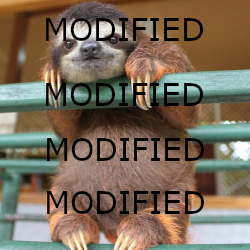
#> input picture LR/sloth.bmp, 250 x 250 px
$ python apply_diff.py
#> lines starting #> are read from the running program, lines starting #| are printed output that depends on the picture
import cv2
import numpy as np

LR_IMG = cv2.imread('LR/sloth.bmp')
#> LR_IMG is the input picture: shape (250, 250, 3); mean B, G, R 89.7, 107.9, 122.4
DIFF_IMG = cv2.imread('diff/sloth.bmp')
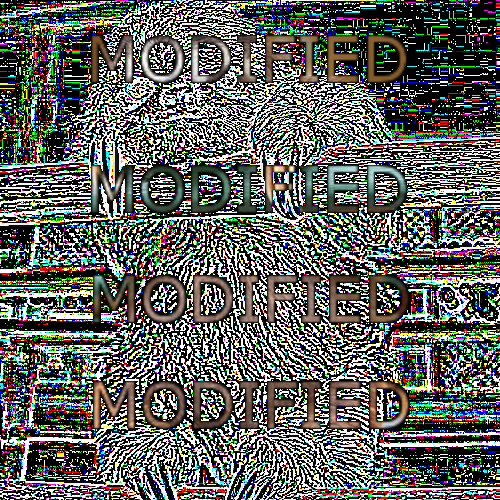
#> input picture diff/sloth.bmp, 500 x 500 px
#> DIFF_IMG is the input picture: shape (500, 500, 3); mean B, G, R 97.2, 96.5, 97.9
OUTPUT_PATH = 'result/sloth.bmp'

def upscale(lrImg, diffImg, outputPath):
#> called with outputPath = 'result/sloth.bmp'
	height, width = diffImg.shape[:2]
#> height = 500; width = 500
	dim = (int(width),  int(height))
#> dim = (500, 500)
	lrImg = cv2.resize(lrImg, dim, interpolation = cv2.INTER_LINEAR)
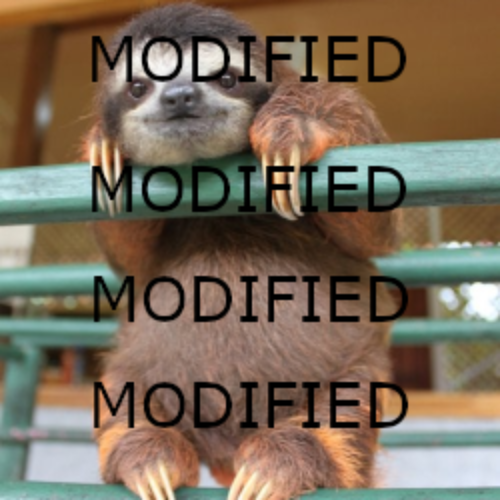
#> lrImg: shape (500, 500, 3); mean of channels 0, 1, 2 89.6, 107.8, 122.4; drawn as B, G, R
	outputImage = np.zeros((height,width,3),np.uint8)

	for i in range(height):
	  for j in range(width):
	     aB, aG, aR = lrImg[i,j]
	     bB, bG, bR = diffImg[i,j]

	     newB = (int(aB) + int(bB)) % 256
	     newG = (int(aG) + int(bG)) % 256
	     newR = (int(aR) + int(bR)) % 256

	     outputImage[i,j] = [newB,newG,newR]
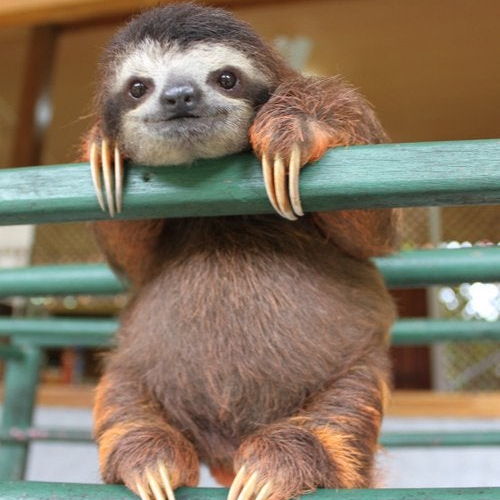
#> outputImage: shape (500, 500, 3); mean of channels 0, 1, 2 97.1, 116.8, 132.6; drawn as B, G, R

	cv2.imwrite(outputPath, outputImage)


upscale(LR_IMG, DIFF_IMG, OUTPUT_PATH)
